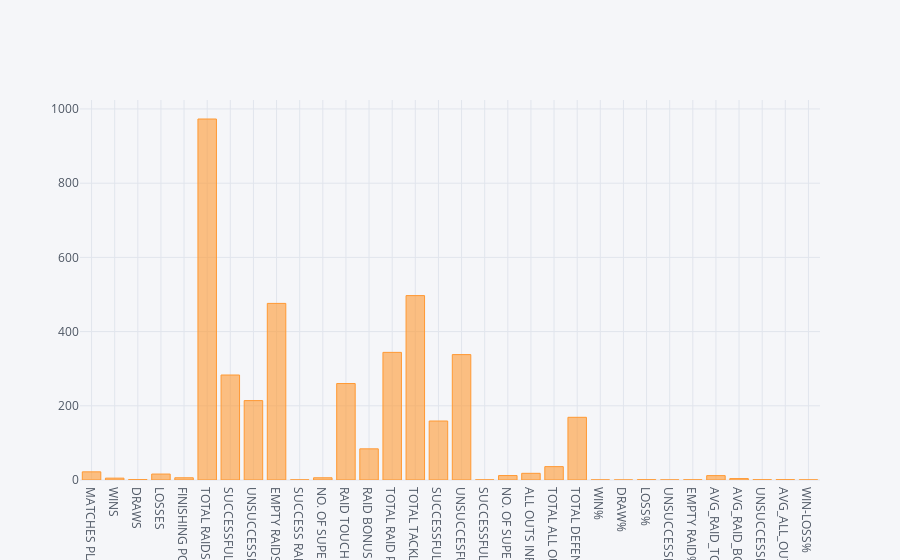

This figure's notebook cell:
### Code cell
df3.iplot(kind='bar')

### Figure 1 — Plotly figure (JSON) as saved in the notebook; plotly's stock layout.template omitted (floating-point values rounded to 4 significant figures)
{"data": [{"marker": {"color": "rgba(255, 153, 51, 0.6)", "line": {"color": "rgba(255, 153, 51, 1.0)", "width": 1}}, "name": "SEASON 5", "orientation": "v", "text": "", "type": "bar", "uid": "078ef60f-e688-4e51-902b-b80e5b4c57bb", "x": ["MATCHES PLAYED", "WINS", "DRAWS", "LOSSES", "FINISHING POSITION", "TOTAL RAIDS", "SUCCESSFUL RAIDS", "UNSUCCESSFUL RAID", "EMPTY RAIDS", "SUCCESS RAID %", "NO. OF SUPER RAIDS", "RAID TOUCH POINTS", "RAID BONUS POINTS", "TOTAL RAID POINTS", "TOTAL TACKLES", "SUCCESSFUL TACKLES", "UNSUCCESFUL TACKLES", "SUCCESSFUL TACKLE %", "NO. OF SUPER TACKLES", "ALL OUTS INFLICTED", "TOTAL ALL OUT POINTS", "TOTAL DEFENCE POINTS", "WIN%", "DRAW%", "LOSS%", "UNSUCCESSFUL RAID%", "EMPTY RAID%", "AVG_RAID_TOUCH_POINT", "AVG_RAID_BONUS_POINT", "UNSUCCESSFUL TACKLE%", "AVG_ALL_OUTS", "WIN-LOSS%"], "y": [22, 5, 1, 16, 6, 973, 283, 214, 476, 0.35, 6, 260, 84, 344, 497, 159, 338, 0.34, 12, 18, 36, 169, 0.2273, 0.04545, 0.7273, 0.2199, 0.4892, 11.82, 3.818, 0.6801, 0.8182, 0.3125]}], "layout": {"legend": {"bgcolor": "#F5F6F9", "font": {"color": "#4D5663"}}, "paper_bgcolor": "#F5F6F9", "plot_bgcolor": "#F5F6F9", "title": {"font": {"color": "#4D5663"}}, "xaxis": {"gridcolor": "#E1E5ED", "showgrid": true, "tickfont": {"color": "#4D5663"}, "title": {"font": {"color": "#4D5663"}, "text": ""}, "zerolinecolor": "#E1E5ED"}, "yaxis": {"gridcolor": "#E1E5ED", "showgrid": true, "tickfont": {"color": "#4D5663"}, "title": {"font": {"color": "#4D5663"}, "text": ""}, "zerolinecolor": "#E1E5ED"}}}
